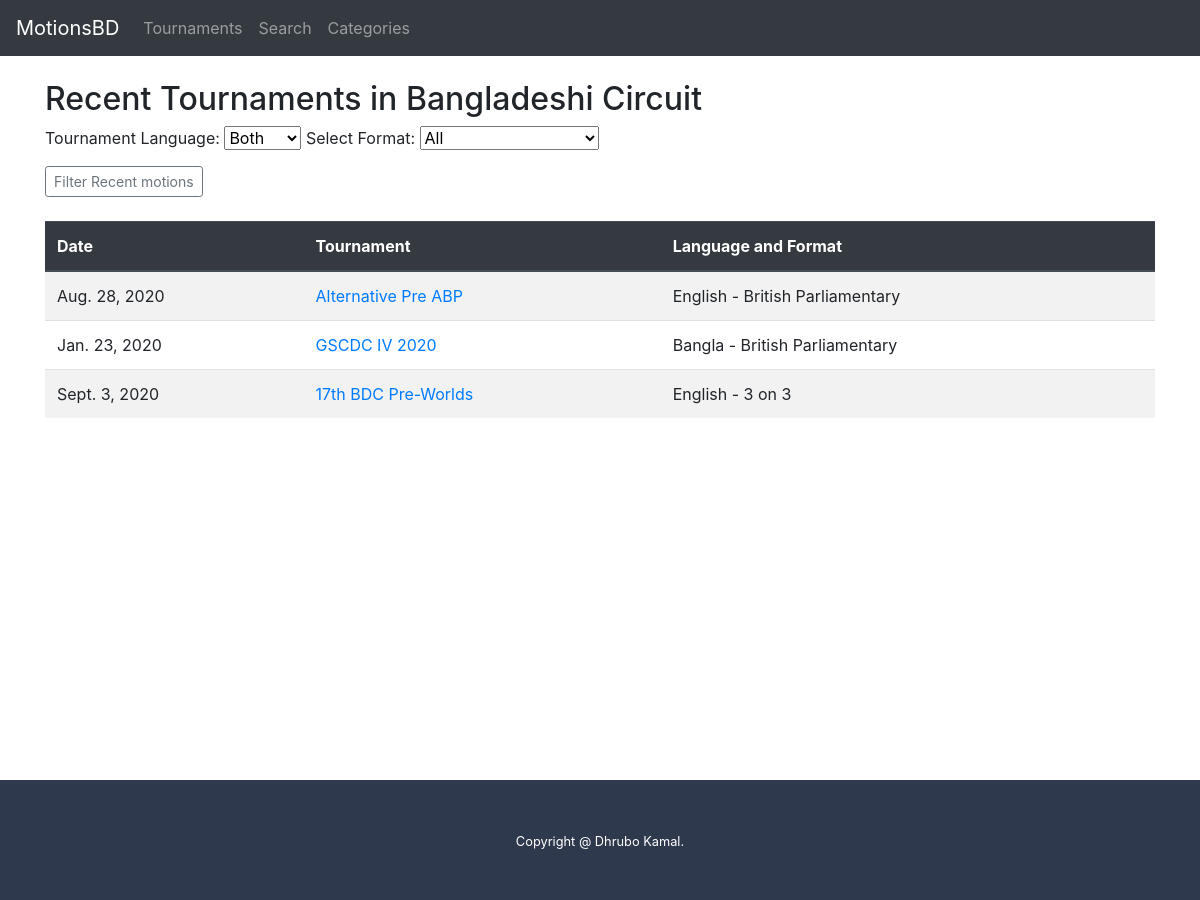
Page /tournaments/ on the earlier database version.
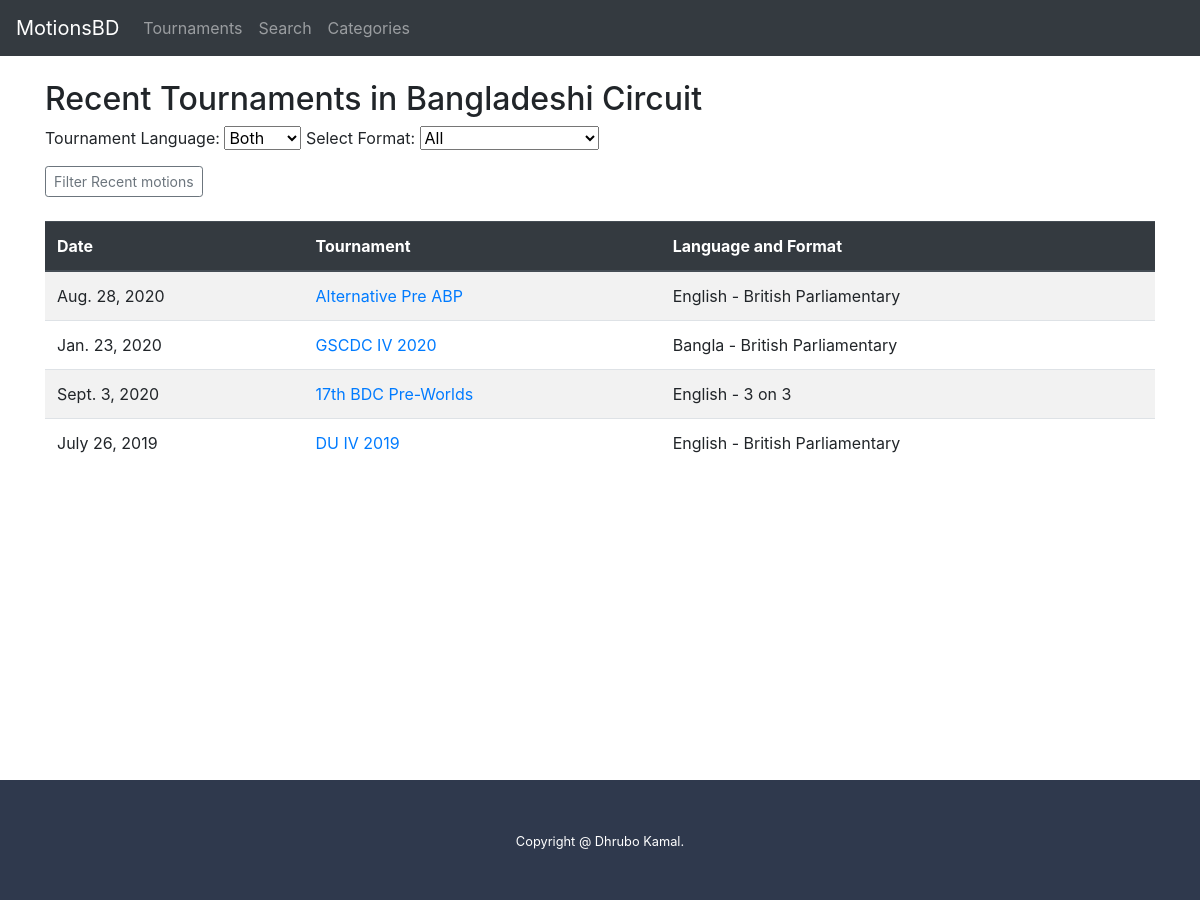
Same page on the later database version.
### dir/models.py (models this page shows, shortened)
class Tournament (models.Model):
    tournament_name = models.CharField(max_length=250)
    lang = models.CharField(max_length=2, choices=[('bn', 'Bangla'), ('en', 'English')])
    format = models.CharField(max_length=3, choices=[('ap', 'AP'), ('bp', 'BP'), ('3v3', '3v3')])
    date = models.DateField()

### dir/views.py (the view)
# urls.py: path('tournaments/', views.tournaments, name='tournaments'),
def tournaments(request):
    all_tournaments = Tournament.objects.all()
    ln = request.GET.get('Lang')
    fmt = request.GET.get('Format')
    if ln and ln != 'both':
        all_tournaments = all_tournaments.filter(lang=ln).order_by('-date')
    if fmt and fmt != 'all':
        all_tournaments = all_tournaments.filter(format=fmt).order_by('-date')
    context = {'all_tournaments': all_tournaments, 'ln': ln, 'fmt': fmt}
    return render(request, 'dir/tournaments.html', context)

### dir/templates/dir/tournaments.html
{% extends 'dir/base.html' %}
{% block content %}
<h2> Recent Tournaments in Bangladeshi Circuit </h2>
{% include 'dir/filter.html' %}
{% if all_tournaments %}
    <table class="table table-striped ">
        <thead class="thead-dark">
        <tr>
            <th scope="col"> Date </th>
            <th scope="col"> Tournament  </th>
            <th scope="col"> Language and Format </th>
        </tr>
        </thead>
        <tbody>
        {% for tourni in all_tournaments %}
            <tr>
                <td> {{ tourni.date }} </td>
                <td> <a href="{% url 'tournament_details'  tourni.id  %}">{{ tourni.tournament_name }} </a> </td>
                <td> {% if tourni.lang == 'bn'%} Bangla {%elif tourni.lang == 'en'%} English {% endif %} - {% if tourni.format == 'ap'%} Asian Parliamentary {%elif tourni.format == 'bp'%} British Parliamentary {%elif tourni.format == '3v3'%} 3 on 3 {% endif %} </td>
            </tr>
        {% endfor %}
        </tbody>
    </table>
    </div>
{% else %}
    <h6> No Tournament to show , <a href="{% url 'tournaments' %}"> Go back to all tournaments </a> </h6>
{% endif %}
{% endblock %}

Differences in the rows shown:
added Tournament: date "July 26, 2019", tournament_name "DU IV 2019", lang "English", format "British Parliamentary"
